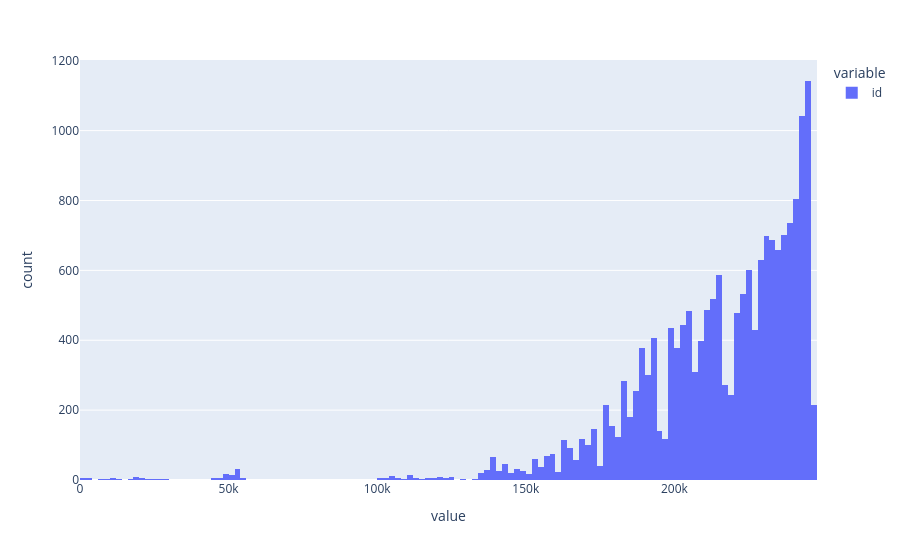
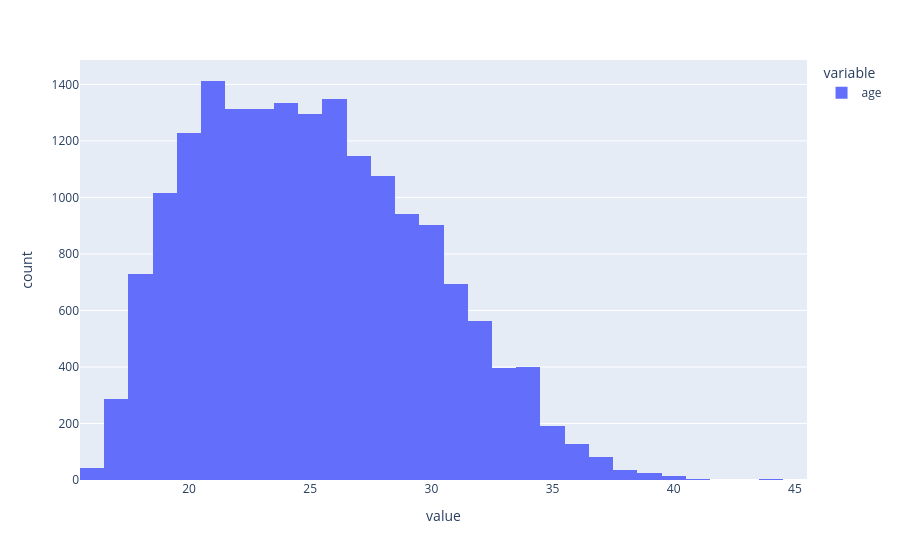
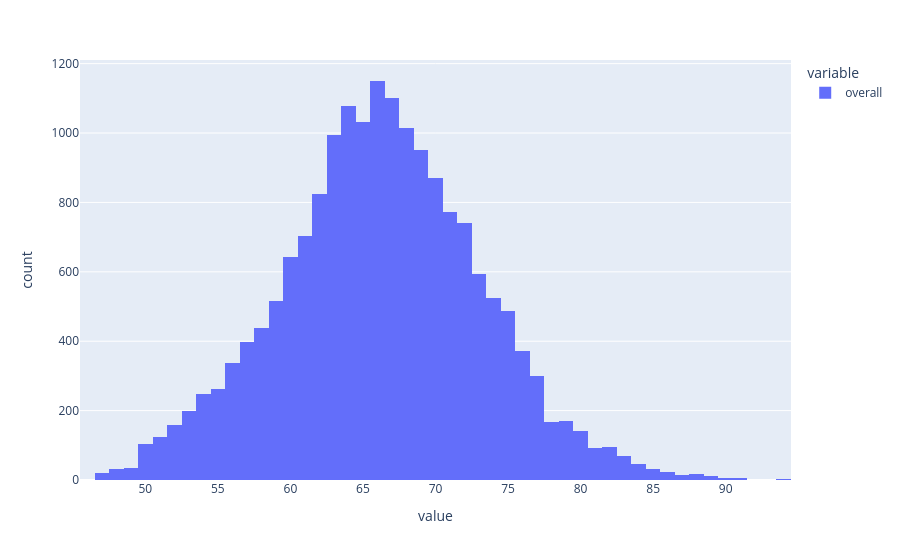
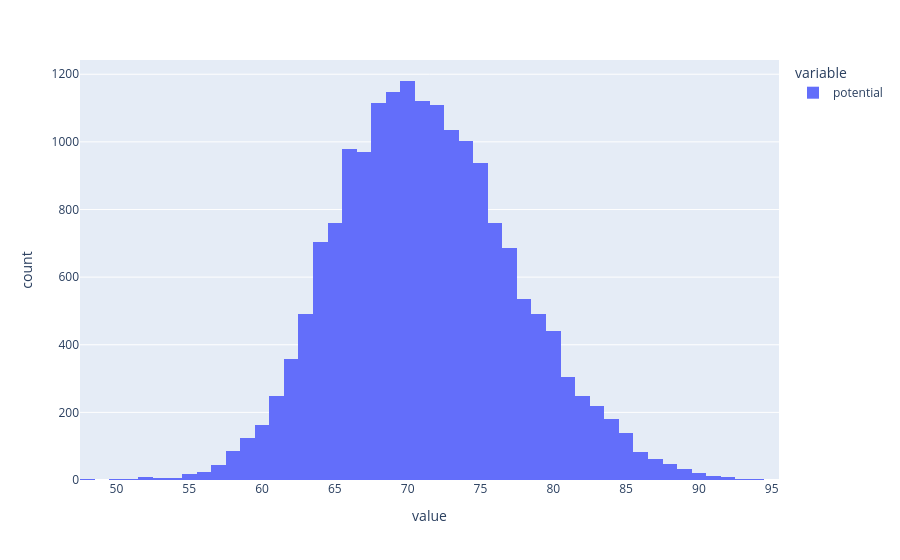

Notebook code for these charts, in order:
### Code cell
for col in num_cols:
    print("the column name is: ", col)
    px.histogram(df[col]).show()

### Figure 1 — Plotly figure (JSON) as saved in the notebook; plotly's stock layout.template omitted (floating-point values rounded to 4 significant figures; data arrays with more than 128 entries replaced by an {"elided": "..."} marker saying what was removed)
{"data": [{"bingroup": "x", "hovertemplate": "variable=id<br>value=%{x}<br>count=%{y}<extra></extra>", "legendgroup": "id", "marker": {"color": "#636efa", "pattern": {"shape": ""}}, "name": "id", "orientation": "v", "showlegend": true, "type": "histogram", "x": {"elided": "17918 int values"}, "xaxis": "x", "yaxis": "y"}], "layout": {"barmode": "relative", "legend": {"title": {"text": "variable"}, "tracegroupgap": 0}, "margin": {"t": 60}, "xaxis": {"anchor": "y", "domain": [0, 1], "title": {"text": "value"}}, "yaxis": {"anchor": "x", "domain": [0, 1], "title": {"text": "count"}}}}

### Figure 2 — Plotly figure (JSON) as saved in the notebook; plotly's stock layout.template omitted (floating-point values rounded to 4 significant figures; data arrays with more than 128 entries replaced by an {"elided": "..."} marker saying what was removed)
{"data": [{"bingroup": "x", "hovertemplate": "variable=age<br>value=%{x}<br>count=%{y}<extra></extra>", "legendgroup": "age", "marker": {"color": "#636efa", "pattern": {"shape": ""}}, "name": "age", "orientation": "v", "showlegend": true, "type": "histogram", "x": {"elided": "17918 int values"}, "xaxis": "x", "yaxis": "y"}], "layout": {"barmode": "relative", "legend": {"title": {"text": "variable"}, "tracegroupgap": 0}, "margin": {"t": 60}, "xaxis": {"anchor": "y", "domain": [0, 1], "title": {"text": "value"}}, "yaxis": {"anchor": "x", "domain": [0, 1], "title": {"text": "count"}}}}

### Figure 3 — Plotly figure (JSON) as saved in the notebook; plotly's stock layout.template omitted (floating-point values rounded to 4 significant figures; data arrays with more than 128 entries replaced by an {"elided": "..."} marker saying what was removed)
{"data": [{"bingroup": "x", "hovertemplate": "variable=overall<br>value=%{x}<br>count=%{y}<extra></extra>", "legendgroup": "overall", "marker": {"color": "#636efa", "pattern": {"shape": ""}}, "name": "overall", "orientation": "v", "showlegend": true, "type": "histogram", "x": {"elided": "17918 int values"}, "xaxis": "x", "yaxis": "y"}], "layout": {"barmode": "relative", "legend": {"title": {"text": "variable"}, "tracegroupgap": 0}, "margin": {"t": 60}, "xaxis": {"anchor": "y", "domain": [0, 1], "title": {"text": "value"}}, "yaxis": {"anchor": "x", "domain": [0, 1], "title": {"text": "count"}}}}

### Figure 4 — Plotly figure (JSON) as saved in the notebook; plotly's stock layout.template omitted (floating-point values rounded to 4 significant figures; data arrays with more than 128 entries replaced by an {"elided": "..."} marker saying what was removed)
{"data": [{"bingroup": "x", "hovertemplate": "variable=potential<br>value=%{x}<br>count=%{y}<extra></extra>", "legendgroup": "potential", "marker": {"color": "#636efa", "pattern": {"shape": ""}}, "name": "potential", "orientation": "v", "showlegend": true, "type": "histogram", "x": {"elided": "17918 int values"}, "xaxis": "x", "yaxis": "y"}], "layout": {"barmode": "relative", "legend": {"title": {"text": "variable"}, "tracegroupgap": 0}, "margin": {"t": 60}, "xaxis": {"anchor": "y", "domain": [0, 1], "title": {"text": "value"}}, "yaxis": {"anchor": "x", "domain": [0, 1], "title": {"text": "count"}}}}
